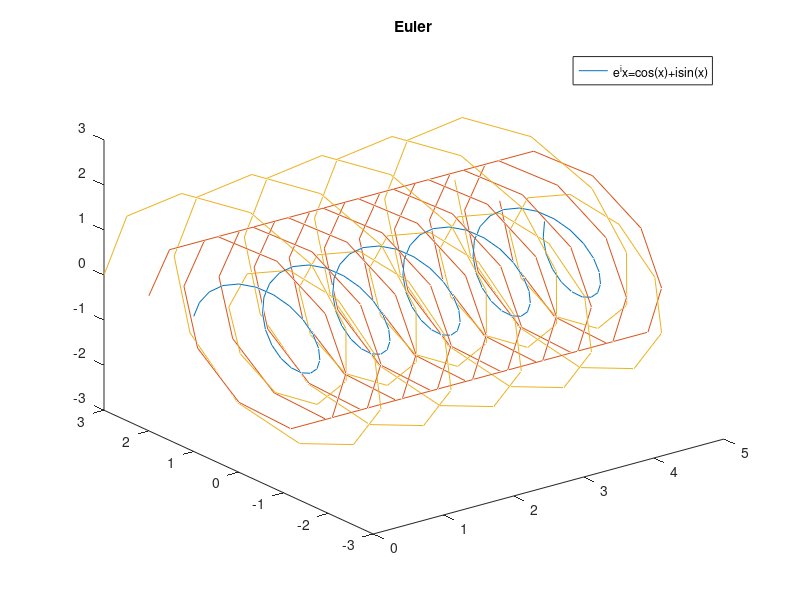

This figure's MATLAB source:
clf;
x = [0:0.05:5];
omega_base = 2 * pi;
plot3 (x, cos(omega_base*x), sin(omega_base*x), 
  x, 2*cos(2*omega_base*x), 2*sin(2*omega_base*x),
  x, cos(omega_base*x) + 2*cos(2*omega_base*x), sin(omega_base*x) + 2*sin(2*omega_base*x)
);
legend ("e^ix=cos(x)+isin(x)");
title ("Euler");